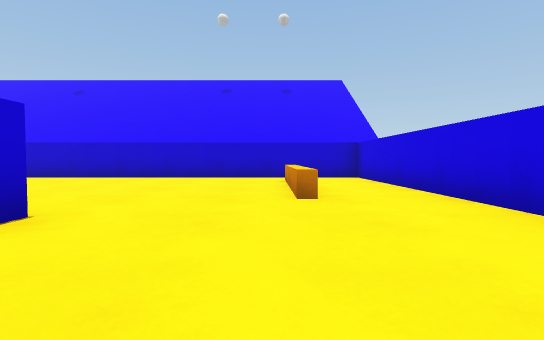
view 1 (above)

16 first-person views from a walk through a Unity game level. The camera is 0.51 m above the floor, tilts 2° down and sees 85° across. The floor is counted in squares, 1 m on a side. Each view is taken from the middle of a square. On the plan, view 1 faces up. The plan holds only what a view shows up to about 9 squares ahead; the rest is blank. The place goes on beyond the plan. The player character is not drawn. Surface patterns are stand-ins for the level's own textures.

view 2
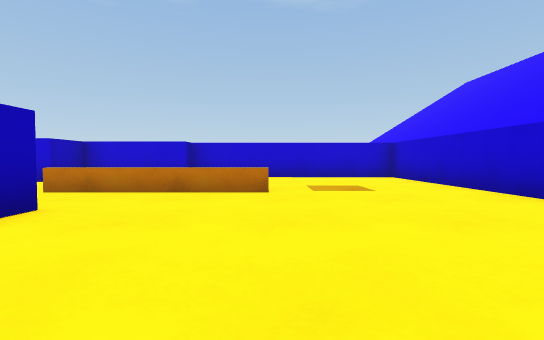

view 3
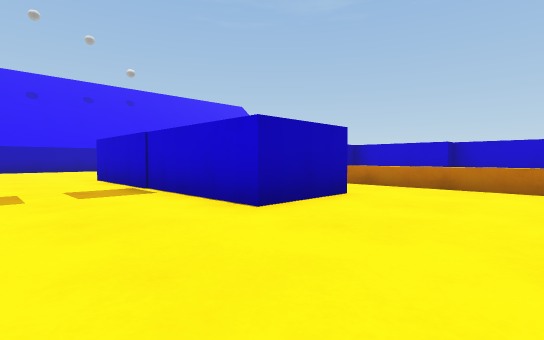

view 4
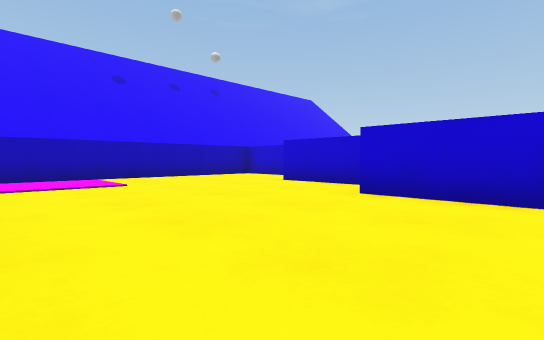

view 5
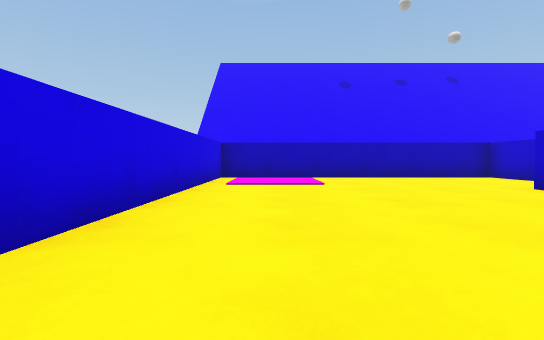

view 6
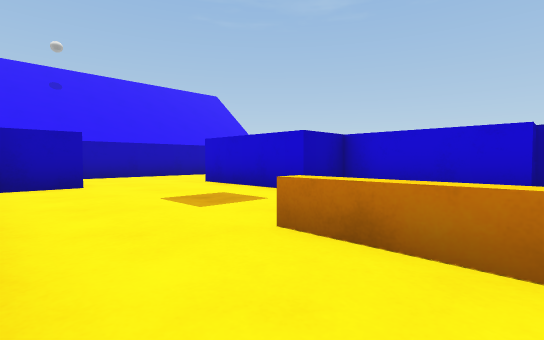

view 7
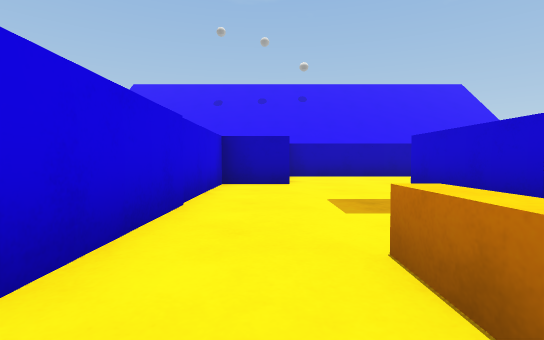

view 8
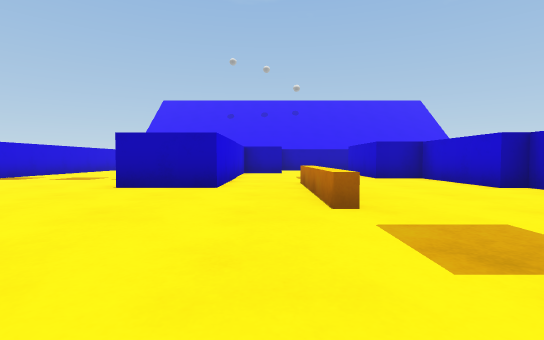

view 9
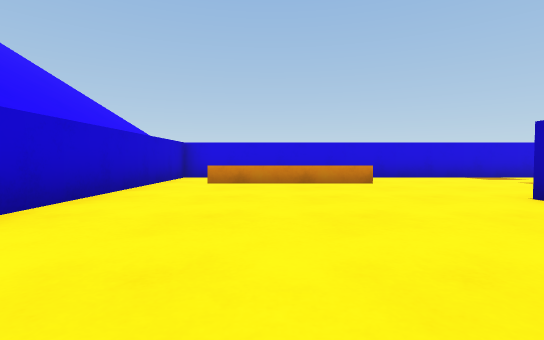

view 10
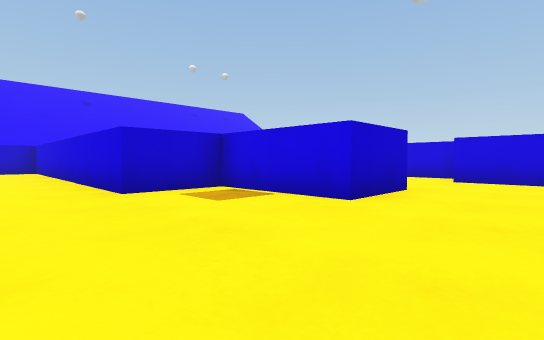

view 11
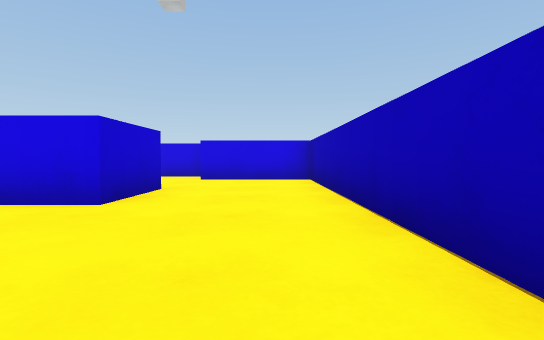

view 12
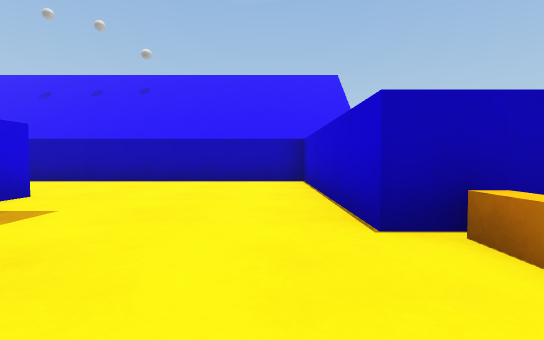

view 13
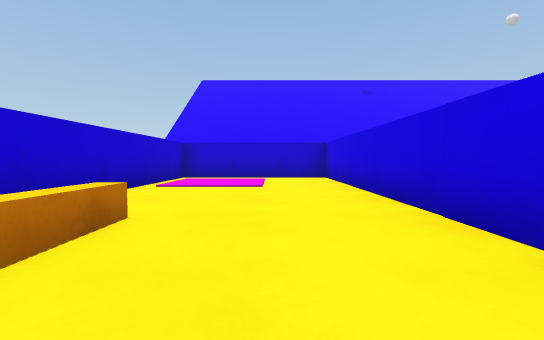

view 14
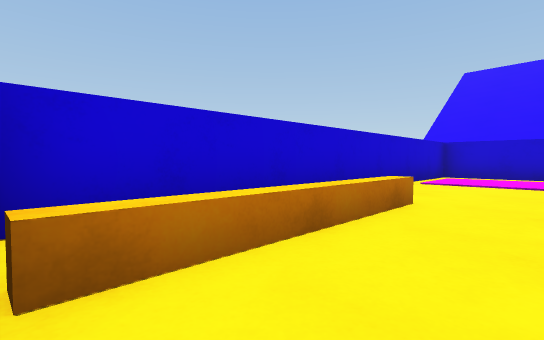

view 15
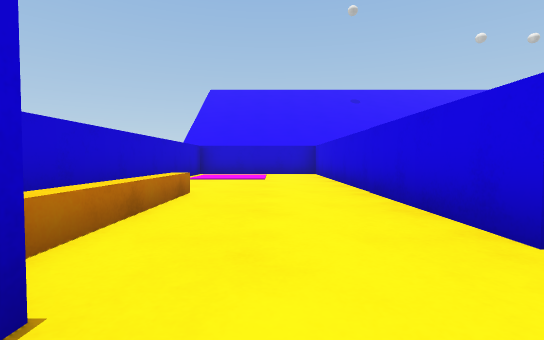

view 16
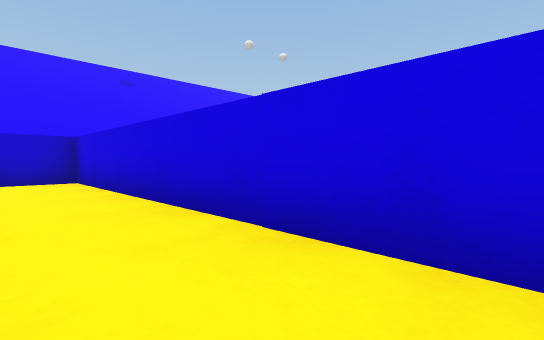

### Floor plan
Points are (right, up) in squares from view 1. A wall is a line through its corners. A room is listed if a view was taken in it or the views show most of it. See-through windows are left out.
Room 1 (views 1, 2, 3, 4, 5, 6, 7, 8, 9)
walls: (-3.5, -3.9) (-3.5, -6.1); (-5.3, -8) (-5.3, -9.5) (2.5, -9.5) (2.5, 8.5) (-9.6, 8.5) (-9.6, 2.6) (-9.1, 2.6) (-9.1, -0.1) (-7.8, -0.1) (-7.8, -3.1) (-9.7, -3.1); (-9.6, -6) (-5.4, -6) (-5.4, -3.2) (-4, -3.2) (-4, 2.6) (-2.1, 2.6) (-2.1, -3.2)
low walls: (0.3, 3.8) (0.3, 5.1); (-5.6, 5) (-5.6, 1.4)
ways out: opening at (-8.5, -4.5) to room 2
Room 2 (views 10, 11, 14, 15)
walls: (-9.7, -3.1) (-9.7, -0.3) (-11.5, -0.3); (-13.8, -1.1) (-13.8, -6) (-9.6, -6)
ways out: opening at (-8.5, -4.5) to room 1; opening at (-12.5, -1) to room 3
Room 3 (views 12, 13, 16)
walls: (-11.5, -0.3) (-11.5, 8.5) (-15.5, 8.5) (-15.5, -1); (-15, -1.1) (-13.8, -1.1)
low walls: (-14.3, 2.6) (-14.3, -1)
ways out: opening at (-12.5, -1) to room 2

Positions as (right, up) in squares from view 1, and headings:
1: (0, 0), facing up
2: (-1, 5), facing left
3: (0, 5), facing down-left
4: (2, -1), facing down-left
5: (1, -1), facing down
6: (-4, 3), facing down-left
7: (-5, 3), facing down
8: (-5, 8), facing down
9: (-6, 6), facing right
10: (-13, -5), facing up-right
11: (-13, -5), facing right
12: (-13, 1), facing down
13: (-13, 0), facing up
14: (-13, -1), facing up-left
15: (-13, -2), facing up
16: (-13, 1), facing up-right
